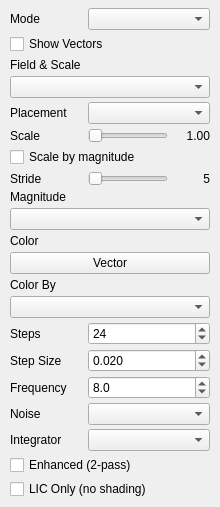
<?xml version="1.0" encoding="UTF-8"?>
<ui version="4.0">
 <class>VectorsPage</class>
 <widget class="QWidget" name="VectorsPage">
  <property name="geometry">
   <rect>
    <x>0</x>
    <y>0</y>
    <width>220</width>
    <height>400</height>
   </rect>
  </property>
  <layout class="QVBoxLayout" name="verticalLayout">
   <property name="spacing">
    <number>4</number>
   </property>
   <property name="leftMargin">
    <number>10</number>
   </property>
   <property name="topMargin">
    <number>8</number>
   </property>
   <property name="rightMargin">
    <number>10</number>
   </property>
   <property name="bottomMargin">
    <number>8</number>
   </property>
   <item>
     <widget class="QWidget" name="visModeRow">
      <layout class="QHBoxLayout" name="visModeLayout">
       <property name="spacing"><number>6</number></property>
       <property name="leftMargin"><number>0</number></property>
       <property name="topMargin"><number>0</number></property>
       <property name="rightMargin"><number>0</number></property>
       <property name="bottomMargin"><number>0</number></property>
       <item>
        <widget class="QLabel" name="visModeLabel">
         <property name="text"><string>Mode</string></property>
         <property name="minimumSize"><size><width>72</width><height>0</height></size></property>
         <property name="maximumSize"><size><width>72</width><height>16777215</height></size></property>
         <property name="alignment"><set>Qt::AlignLeft|Qt::AlignVCenter</set></property>
        </widget>
       </item>
       <item>
        <widget class="QComboBox" name="visModeCombo">
         <property name="toolTip">
          <string>Off: no vector visualization. Glyph: arrow glyphs. Surface LIC: Line Integral Convolution (uses single-pass blending when surface opacity &lt; 1).</string>
         </property>
        </widget>
       </item>
      </layout>
     </widget>
    </item>
    <item>
     <widget class="QCheckBox" name="showCb">
      <property name="text">
       <string>Show Vectors</string>
      </property>
     </widget>
    </item>
    <item>
     <widget class="QWidget" name="fieldGroup" native="true">
      <layout class="QVBoxLayout" name="fieldLayout">
       <property name="spacing"><number>4</number></property>
       <property name="leftMargin"><number>0</number></property>
       <property name="topMargin"><number>0</number></property>
       <property name="rightMargin"><number>0</number></property>
       <property name="bottomMargin"><number>0</number></property>
       <item>
        <widget class="QLabel" name="fieldScaleHeader">
         <property name="text">
          <string>Field &amp; Scale</string>
         </property></widget>
       </item>
        <item>
         <widget class="QComboBox" name="vectorCombo"/>
        </item>
        <item>
         <widget class="QWidget" name="placementRow">
          <layout class="QHBoxLayout" name="placementLayout">
           <property name="spacing"><number>6</number></property>
           <property name="leftMargin"><number>0</number></property>
           <property name="topMargin"><number>0</number></property>
           <property name="rightMargin"><number>0</number></property>
           <property name="bottomMargin"><number>0</number></property>
           <item>
            <widget class="QLabel" name="placementLabel">
             <property name="text"><string>Placement</string></property>
             <property name="minimumSize"><size><width>72</width><height>0</height></size></property>
             <property name="maximumSize"><size><width>72</width><height>16777215</height></size></property><property name="alignment"><set>Qt::AlignLeft|Qt::AlignVCenter</set></property>
            </widget>
           </item>
           <item>
            <widget class="QComboBox" name="placementCombo"/>
           </item>
          </layout>
         </widget>
        </item>
      </layout>
     </widget>
    </item>
    <item>
     <widget class="QWidget" name="optionsGroup" native="true">
      <layout class="QVBoxLayout" name="optionsLayout">
       <property name="spacing">
        <number>4</number>
       </property>
       <property name="leftMargin">
        <number>0</number>
       </property>
       <property name="topMargin">
        <number>0</number>
       </property>
       <property name="rightMargin">
        <number>0</number>
       </property>
       <property name="bottomMargin">
        <number>0</number>
       </property>
       <item>
         <widget class="QWidget" name="scaleRow">
         <layout class="QHBoxLayout" name="scaleLayout">
          <property name="spacing"><number>6</number></property>
          <property name="leftMargin"><number>0</number></property>
          <property name="topMargin"><number>0</number></property>
          <property name="rightMargin"><number>0</number></property>
          <property name="bottomMargin"><number>0</number></property>
          <item>
           <widget class="QLabel" name="scaleLabel">
            <property name="text"><string>Scale</string></property>
            <property name="minimumSize"><size><width>72</width><height>0</height></size></property>
            <property name="maximumSize"><size><width>72</width><height>16777215</height></size></property><property name="alignment"><set>Qt::AlignLeft|Qt::AlignVCenter</set></property>
           </widget>
          </item>
          <item>
           <widget class="QSlider" name="scaleSlider">
            <property name="orientation"><enum>Qt::Horizontal</enum></property>
           </widget>
          </item>
          <item>
           <widget class="QLabel" name="scaleValue">
            <property name="text"><string>1.00</string></property>
            <property name="minimumSize"><size><width>36</width><height>0</height></size></property>
            <property name="maximumSize"><size><width>36</width><height>16777215</height></size></property><property name="alignment"><set>Qt::AlignRight|Qt::AlignVCenter</set></property>
           </widget>
          </item>
         </layout>
        </widget>
       </item>
       <item>
        <widget class="QCheckBox" name="scaleMagCb">
         <property name="text">
          <string>Scale by magnitude</string>
         </property>
        </widget>
       </item>
       <item>
        <widget class="QWidget" name="strideRow">
         <layout class="QHBoxLayout" name="strideLayout">
          <property name="spacing"><number>6</number></property>
          <property name="leftMargin"><number>0</number></property>
          <property name="topMargin"><number>0</number></property>
          <property name="rightMargin"><number>0</number></property>
          <property name="bottomMargin"><number>0</number></property>
          <item>
           <widget class="QLabel" name="strideLabel">
            <property name="text"><string>Stride</string></property>
            <property name="minimumSize"><size><width>72</width><height>0</height></size></property>
            <property name="maximumSize"><size><width>72</width><height>16777215</height></size></property><property name="alignment"><set>Qt::AlignLeft|Qt::AlignVCenter</set></property>
           </widget>
          </item>
          <item>
           <widget class="QSlider" name="strideSlider">
            <property name="orientation"><enum>Qt::Horizontal</enum></property>
           </widget>
          </item>
          <item>
           <widget class="QLabel" name="strideValue">
            <property name="text"><string>5</string></property>
            <property name="minimumSize"><size><width>36</width><height>0</height></size></property>
            <property name="maximumSize"><size><width>36</width><height>16777215</height></size></property><property name="alignment"><set>Qt::AlignRight|Qt::AlignVCenter</set></property>
           </widget>
          </item>
         </layout>
        </widget>
       </item>
       <item>
        <widget class="QLabel" name="magnitudeHeader">
         <property name="text">
          <string>Magnitude</string>
         </property></widget>
       </item>
       <item>
        <widget class="QComboBox" name="magCombo"/>
       </item>
       <item>
        <widget class="QLabel" name="colorHeader">
         <property name="text">
          <string>Color</string>
         </property></widget>
       </item>
       <item>
        <widget class="QPushButton" name="vectorColorBtn">
         <property name="text">
          <string>Vector</string>
         </property></widget>
       </item>
        <item>
         <widget class="QLabel" name="colorByLabel">
          <property name="text">
           <string>Color By</string>
          </property>
         </widget>
        </item>
        <item>
         <widget class="QComboBox" name="vectorColorModeCombo"/>
        </item>
       </layout>
      </widget>
     </item>
     <item>
      <widget class="QWidget" name="licGroup" native="true">
      <layout class="QVBoxLayout" name="licLayout">
       <property name="spacing"><number>4</number></property>
       <property name="leftMargin"><number>0</number></property>
       <property name="topMargin"><number>0</number></property>
       <property name="rightMargin"><number>0</number></property>
       <property name="bottomMargin"><number>0</number></property>
       <item>
        <widget class="QWidget" name="licStepsRow">
         <layout class="QHBoxLayout" name="licStepsLayout">
          <property name="spacing"><number>6</number></property>
          <property name="leftMargin"><number>0</number></property>
          <property name="topMargin"><number>0</number></property>
          <property name="rightMargin"><number>0</number></property>
          <property name="bottomMargin"><number>0</number></property>
          <item>
           <widget class="QLabel" name="licStepsLabel">
            <property name="text"><string>Steps</string></property>
            <property name="minimumSize"><size><width>72</width><height>0</height></size></property>
            <property name="maximumSize"><size><width>72</width><height>16777215</height></size></property>
            <property name="alignment"><set>Qt::AlignLeft|Qt::AlignVCenter</set></property>
           </widget>
          </item>
           <item>
            <widget class="QDoubleSpinBox" name="licStepsSpin">
             <property name="minimum"><double>4.000000000000000</double></property>
             <property name="maximum"><double>128.000000000000000</double></property>
             <property name="singleStep"><double>1.000000000000000</double></property>
             <property name="value"><double>24.000000000000000</double></property>
             <property name="decimals"><number>0</number></property>
            </widget>
           </item>
         </layout>
        </widget>
       </item>
        <item>
         <widget class="QWidget" name="licStepSizeRow">
          <layout class="QHBoxLayout" name="licStepSizeLayout">
           <property name="spacing"><number>6</number></property>
           <property name="leftMargin"><number>0</number></property>
           <property name="topMargin"><number>0</number></property>
           <property name="rightMargin"><number>0</number></property>
           <property name="bottomMargin"><number>0</number></property>
           <item>
            <widget class="QLabel" name="licStepSizeLabel">
             <property name="text"><string>Step Size</string></property>
             <property name="minimumSize"><size><width>72</width><height>0</height></size></property>
             <property name="maximumSize"><size><width>72</width><height>16777215</height></size></property>
             <property name="alignment"><set>Qt::AlignLeft|Qt::AlignVCenter</set></property>
            </widget>
           </item>
           <item>
            <widget class="QDoubleSpinBox" name="licStepSizeSpin">
             <property name="minimum"><double>0.001000000000000</double></property>
             <property name="maximum"><double>2.000000000000000</double></property>
             <property name="singleStep"><double>0.001000000000000</double></property>
             <property name="value"><double>0.020000000000000</double></property>
             <property name="decimals"><number>3</number></property>
            </widget>
           </item>
          </layout>
         </widget>
        </item>
        <item>
         <widget class="QWidget" name="licFreqRow">
          <layout class="QHBoxLayout" name="licFreqLayout">
           <property name="spacing"><number>6</number></property>
           <property name="leftMargin"><number>0</number></property>
           <property name="topMargin"><number>0</number></property>
           <property name="rightMargin"><number>0</number></property>
           <property name="bottomMargin"><number>0</number></property>
           <item>
            <widget class="QLabel" name="licFreqLabel">
             <property name="text"><string>Frequency</string></property>
             <property name="minimumSize"><size><width>72</width><height>0</height></size></property>
             <property name="maximumSize"><size><width>72</width><height>16777215</height></size></property>
             <property name="alignment"><set>Qt::AlignLeft|Qt::AlignVCenter</set></property>
            </widget>
           </item>
           <item>
            <widget class="QDoubleSpinBox" name="licFreqSpin">
             <property name="minimum"><double>0.500000000000000</double></property>
             <property name="maximum"><double>64.000000000000000</double></property>
             <property name="singleStep"><double>0.100000000000000</double></property>
             <property name="value"><double>8.000000000000000</double></property>
             <property name="decimals"><number>1</number></property>
            </widget>
           </item>
          </layout>
         </widget>
        </item>
        <item>
          <widget class="QWidget" name="licGrainRow">
           <layout class="QHBoxLayout" name="licGrainLayout">
            <property name="spacing"><number>6</number></property>
            <property name="leftMargin"><number>0</number></property>
            <property name="topMargin"><number>0</number></property>
            <property name="rightMargin"><number>0</number></property>
            <property name="bottomMargin"><number>0</number></property>
            <item>
             <widget class="QLabel" name="licGrainLabel">
              <property name="text"><string>Noise</string></property>
              <property name="minimumSize"><size><width>72</width><height>0</height></size></property>
              <property name="maximumSize"><size><width>72</width><height>16777215</height></size></property>
              <property name="alignment"><set>Qt::AlignLeft|Qt::AlignVCenter</set></property>
             </widget>
            </item>
            <item>
             <widget class="QComboBox" name="licGrainCombo"/>
            </item>
           </layout>
            </widget>
           </item>
          <item>
           <widget class="QWidget" name="licIntegratorRow">
           <layout class="QHBoxLayout" name="licIntegratorLayout">
            <property name="spacing"><number>6</number></property>
            <property name="leftMargin"><number>0</number></property>
            <property name="topMargin"><number>0</number></property>
            <property name="rightMargin"><number>0</number></property>
            <property name="bottomMargin"><number>0</number></property>
            <item>
             <widget class="QLabel" name="licIntegratorLabel">
              <property name="text"><string>Integrator</string></property>
              <property name="minimumSize"><size><width>72</width><height>0</height></size></property>
              <property name="maximumSize"><size><width>72</width><height>16777215</height></size></property>
              <property name="alignment"><set>Qt::AlignLeft|Qt::AlignVCenter</set></property>
             </widget>
            </item>
            <item>
             <widget class="QComboBox" name="licIntegratorCombo"/>
            </item>
           </layout>
          </widget>
         </item>
           <item>
            <widget class="QCheckBox" name="licEnhancedCb">
             <property name="text"><string>Enhanced (2-pass)</string></property>
             <property name="toolTip"><string>2-pass Enhanced LIC: second convolution sharpens streak coherence (higher cost).</string></property>
            </widget>
           </item>
           <item>
            <widget class="QCheckBox" name="licOnlyCb">
             <property name="text"><string>LIC Only (no shading)</string></property>
             <property name="toolTip"><string>Skip PBR lighting, show unshaded LIC color only (faster).</string></property>
            </widget>
           </item>
        </layout>
       </widget>
     </item>
      </layout>
     </widget>
    </ui>
